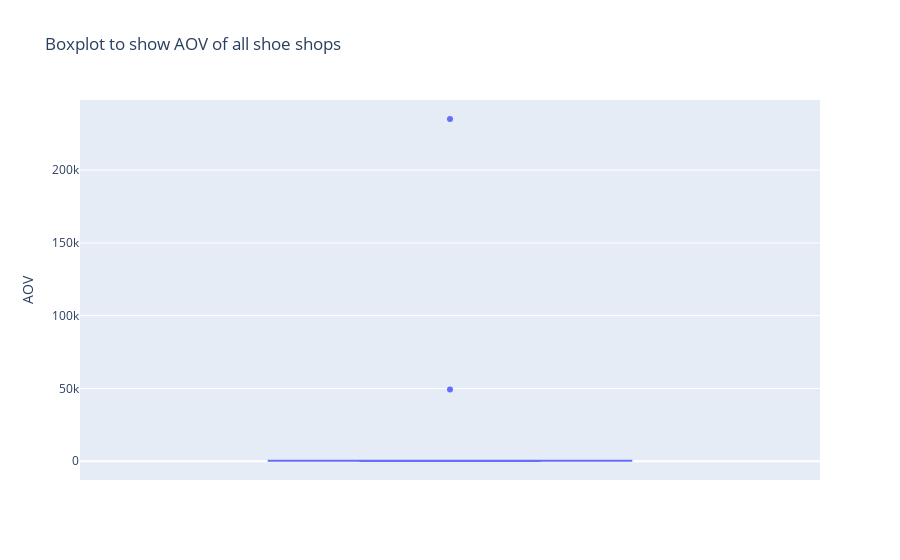

Notebook code for this chart:
### Markdown cell above
### Data Visualiation of the results

### Code cell
#From the box plot of all AOV values

fig = px.box(final_AOV, y="AOV", title = "Boxplot to show AOV of all shoe shops")
fig.show()

### Figure 1 — Plotly figure (JSON) as saved in the notebook; plotly's stock layout.template omitted (floating-point values rounded to 4 significant figures)
{"data": [{"alignmentgroup": "True", "hoverlabel": {"namelength": 0}, "hovertemplate": "AOV=%{y}", "legendgroup": "", "marker": {"color": "#636efa"}, "name": "", "notched": false, "offsetgroup": "", "orientation": "v", "showlegend": false, "type": "box", "x0": " ", "xaxis": "x", "y": [162.9, 174.3, 190.0, 213.7, 214.1, 214.5, 218, 218.2, 232.9, 234, 234.2, 240.8, 241.0, 242, 242.8, 245.4, 248.8, 251.6, 254, 254.6, 254.8, 254.9, 258.5, 259.1, 262.2, 264.2, 265.0, 268, 269.0, 269.3, 270.1, 272.2, 272.6, 273.8, 276.6, 277.5, 279.9, 280.8, 290.3, 292.3, 295.1, 295.2, 296.8, 297.8, 299.7, 305.2, 306, 308.7, 308.8, 308.8, 308.9, 309.6, 312.9, 316.9, 317.7, 318.8, 320.4, 320.7, 320.9, 321.1, 323.0, 324, 325.9, 327.8, 328, 328.5, 329.3, 330, 330.8, 331.6, 332.1, 332.3, 333.9, 334.9, 335.7, 339.4, 340.2, 341.2, 342.3, 342.6, 343.1, 344.4, 345.4, 347.4, 349.8, 350.2, 352.7, 355.5, 356.7, 359.0, 361.8, 376.3, 379.1, 383.5, 384, 390.9, 403.2, 403.5, 49210.0, 235100.0], "y0": " ", "yaxis": "y"}], "layout": {"boxmode": "group", "legend": {"tracegroupgap": 0}, "title": {"text": "Boxplot to show AOV of all shoe shops"}, "xaxis": {"anchor": "y", "domain": [0, 1]}, "yaxis": {"anchor": "x", "domain": [0, 1], "title": {"text": "AOV"}}}}
